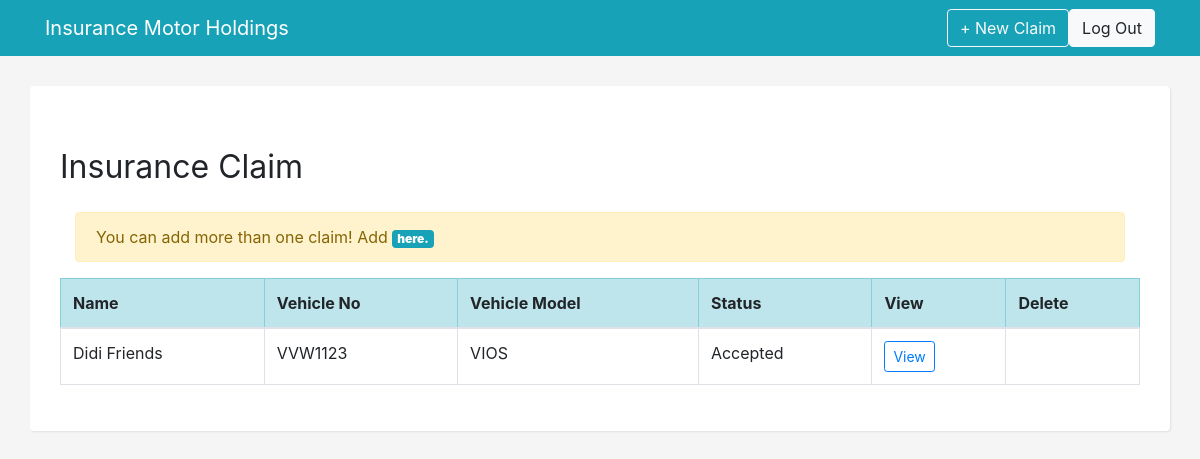
Before: /user/accounts/view (signed in) with the older database file.
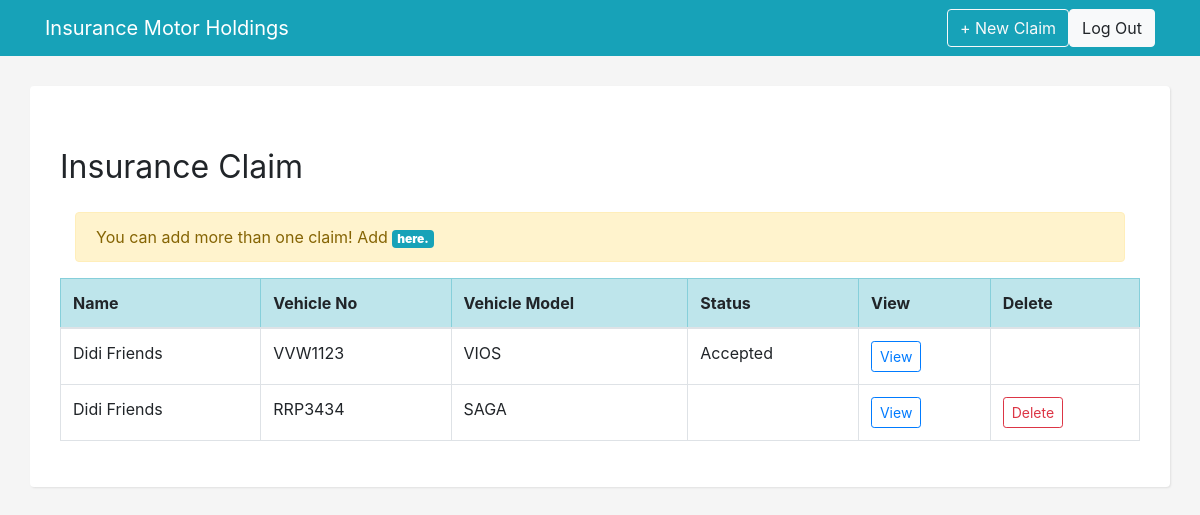
After: the same page with the newer database file.
### claims/models.py (models this page shows, shortened)
class Claim(models.Model):
    user = models.ForeignKey(User, on_delete=models.CASCADE, null=True,
                             blank=True)
    name = models.CharField('NAME', max_length=50)
    email = models.EmailField('EMAIL', max_length=50)
    mobile_no = models.CharField('PHONE NO.', max_length=20)
    vehicle_year_make = models.CharField('VEHICLE YEAR MAKE', max_length=4)
    vehicle_model = models.CharField('VEHICLE MODEL', max_length=50)
    vehicle_no = models.CharField('VEHICLE NO.', max_length=50)
    date_and_time = models.DateTimeField('DATE & TIME', default=datetime.now,
                                         null=True, blank=True)
    location = models.CharField('LOCATION', max_length=50)
    type_of_loss = MultiSelectField('TYPES OF LOSS', choices=LOSS_TYPES)
    description_loss = models.TextField('DESCRIPTION')
    police_report_lodged = models.BooleanField('POLICE REPORT LODGED ?',
                                               default=False)
    anybody_injured = models.BooleanField('ANYBODY INJURED ?', default=False)
    photo = models.ImageField('PHOTO', upload_to='uploads/jpg')
    cover_note = models.FileField('INSURANCE COVER NOTE', upload_to='uploads/pdf')
    status = models.CharField('STATUS', max_length=20, choices=STATUS_CHOICES,
                              default='In Progress')

### claims/views.py (the view)
# urls.py: path('accounts/view', views.ClaimList.as_view(), name='claim_list'),
class ClaimList(LoginRequiredMixin, ListView):
    model = Claim
    def get_context_data(self, **kwargs):
        context = super().get_context_data(**kwargs)
        context['object_list'] = context['object_list'].filter(user=self.request.user)
        return context

### claims/templates/claims/claim_list.html (shortened to what this page needs)
{% extends 'claims/base.html' %}
{% block content %}
    <h1 class="my-4">
        <small>Insurance Claim</small>
    </h1>
    <div class="row">
                    <div class="col-12" style="overflow-x: scroll">
                        <table class="table table-bordered">
                        <thead class="table-info">
                            <tr >
                                <th scope="col">Name</th>
                                <th scope="col">Vehicle No</th>
                                <th scope="col">Vehicle Model</th>
                                <th scope="col">Status</th>
                                <th scope="col">View</th>
                                <th scope="col">Delete</th>
                            </tr>
                        </thead>
                        <tbody>
            {% for item in object_list  %}
                            <tr>
                                <td>{{ item.name }}</td>
                                <td>{{ item.vehicle_no }}</td>
                                <td>{{ item.vehicle_model }}</td>
                                <td>{{ item.status }}</td>
                                <td><a href="{% url 'claim_view' item.id %}"><button type="button" class="btn btn-outline-primary btn-sm">View</button></a></td>
                                {% if item.status != 'Accepted' %}
                                <td><a href="{% url 'claim_delete' item.id %}"><button type="button" class="btn btn-outline-danger btn-sm">Delete</button></a></td>
                                {% endif %}
                            </tr>
            {% endfor %}
                    <div class="col-12">
                        <div class="alert alert-warning" role="alert">
                            You can add more than one claim! Add <a class="badge badge-info" href="{% url 'claim_new' %}"><strong>here.</strong></a>
                        </div>
                    </div>
                    </tbody>
                    </table>
                </div>
    </div>
{% endblock %}

Changed rows visible on the page:
added Claim: name "Didi Friends", vehicle_no "RRP3434", vehicle_model "SAGA", status "Delete"
